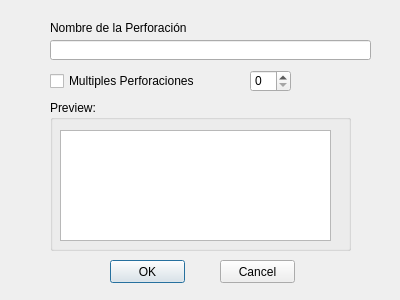
<?xml version="1.0" encoding="UTF-8"?>
<ui version="4.0">
 <class>Dialog</class>
 <widget class="QDialog" name="Dialog">
  <property name="geometry">
   <rect>
    <x>0</x>
    <y>0</y>
    <width>400</width>
    <height>300</height>
   </rect>
  </property>
  <property name="minimumSize">
   <size>
    <width>400</width>
    <height>300</height>
   </size>
  </property>
  <property name="maximumSize">
   <size>
    <width>400</width>
    <height>300</height>
   </size>
  </property>
  <property name="windowTitle">
   <string>Dialog</string>
  </property>
  <widget class="QPushButton" name="pushButtonOK">
   <property name="geometry">
    <rect>
     <x>110</x>
     <y>260</y>
     <width>75</width>
     <height>23</height>
    </rect>
   </property>
   <property name="text">
    <string>OK</string>
   </property>
  </widget>
  <widget class="QPushButton" name="pushButtonCancelar">
   <property name="geometry">
    <rect>
     <x>220</x>
     <y>260</y>
     <width>75</width>
     <height>23</height>
    </rect>
   </property>
   <property name="text">
    <string>Cancel</string>
   </property>
  </widget>
  <widget class="QGroupBox" name="groupBox">
   <property name="geometry">
    <rect>
     <x>50</x>
     <y>100</y>
     <width>301</width>
     <height>151</height>
    </rect>
   </property>
   <property name="title">
    <string>Preview:</string>
   </property>
   <widget class="QTextEdit" name="textEditPreview">
    <property name="geometry">
     <rect>
      <x>10</x>
      <y>30</y>
      <width>271</width>
      <height>111</height>
     </rect>
    </property>
   </widget>
  </widget>
  <widget class="QLineEdit" name="lineEditNuevaPerforacion">
   <property name="geometry">
    <rect>
     <x>50</x>
     <y>40</y>
     <width>321</width>
     <height>20</height>
    </rect>
   </property>
  </widget>
  <widget class="QLabel" name="label">
   <property name="geometry">
    <rect>
     <x>50</x>
     <y>20</y>
     <width>161</width>
     <height>16</height>
    </rect>
   </property>
   <property name="text">
    <string>Nombre de la Perforación</string>
   </property>
  </widget>
  <widget class="QWidget" name="">
   <property name="geometry">
    <rect>
     <x>50</x>
     <y>70</y>
     <width>241</width>
     <height>22</height>
    </rect>
   </property>
   <layout class="QHBoxLayout" name="horizontalLayout">
    <item>
     <widget class="QCheckBox" name="checkBoxMultiPeroraciones">
      <property name="text">
       <string>Multiples Perforaciones</string>
      </property>
     </widget>
    </item>
    <item>
     <spacer name="horizontalSpacer">
      <property name="orientation">
       <enum>Qt::Horizontal</enum>
      </property>
      <property name="sizeHint" stdset="0">
       <size>
        <width>40</width>
        <height>20</height>
       </size>
      </property>
     </spacer>
    </item>
    <item>
     <widget class="QSpinBox" name="spinBoxNoPerforaciones"/>
    </item>
   </layout>
  </widget>
 </widget>
 <resources/>
 <connections/>
</ui>
